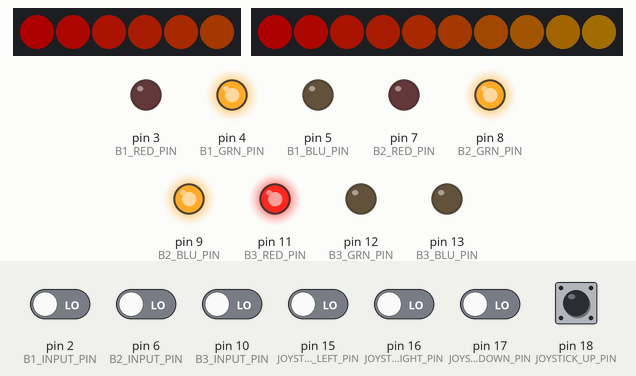
This sketch was run on a simulated Arduino Uno, built with avr-gcc and run on an emulated ATmega328P. Shown: 6 RGB LEDs in strip order, left to right, 10 RGB LEDs in strip order, left to right, output pins drawn as LEDs (lit = HIGH). Inputs (shaded band) come from the test bench; at power-on: pin 2 (B1_INPUT_PIN), pin 6 (B2_INPUT_PIN), pin 10 (B3_INPUT_PIN), pin 15 (JOYSTICK_LEFT_PIN), pin 16 (JOYSTICK_RIGHT_PIN), pin 17 (JOYSTICK_DOWN_PIN), pin 18 (JOYSTICK_UP_PIN) LOW. Dim RGB values are drawn brighter than linear.

Above: at 1.2 s.
1.3 s: pin 2 (B1_INPUT_PIN) driven HIGH
At 2.1 s:
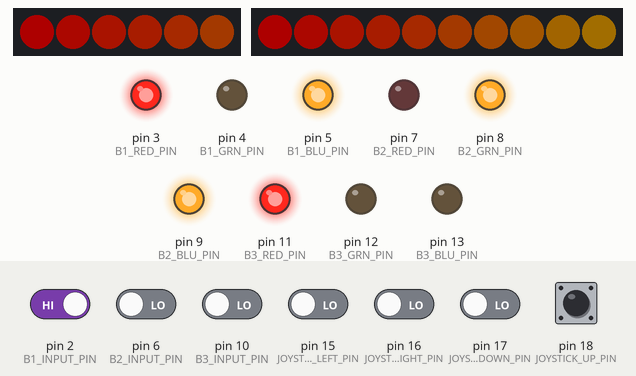
2.8 s: pin 18 (JOYSTICK_UP_PIN) pulled HIGH for 0.15 s
At 2.89 s:
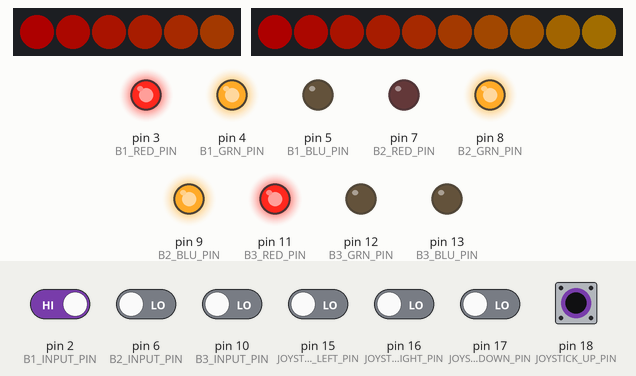
5.1 s: pin 6 (B2_INPUT_PIN) driven HIGH
At 6.2 s:
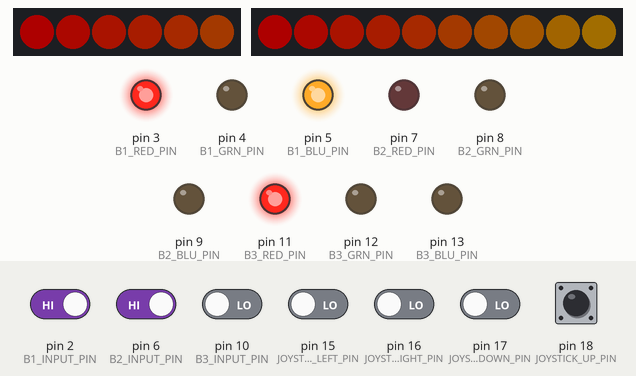
6.6 s: pin 10 (B3_INPUT_PIN) driven HIGH
At 7.6 s:
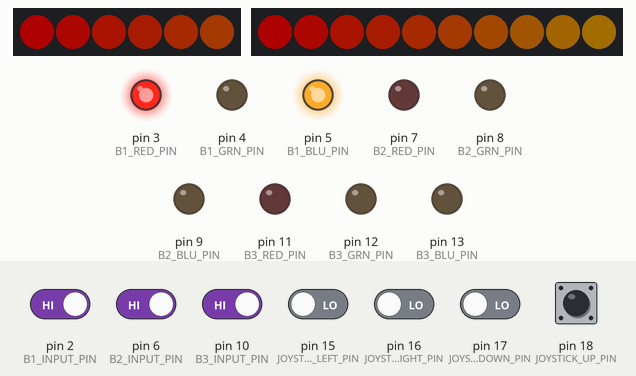
8.1 s: pin 18 (JOYSTICK_UP_PIN) pulled HIGH for 1 s
At 8.9 s:
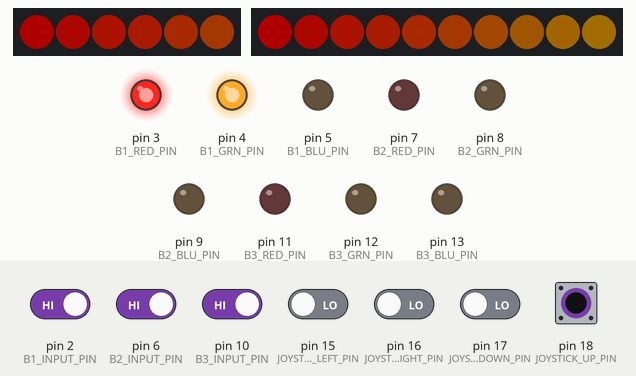
11.2 s: pin 2 (B1_INPUT_PIN) driven LOW
At 11.8 s:
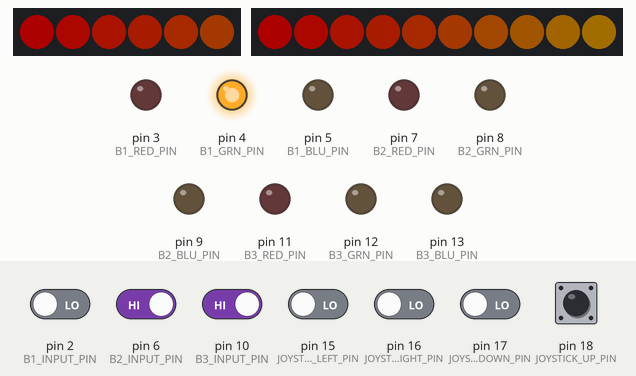
Timing chart, 0 to 13.7 s (numbered marks = the images above; inputs shaded):
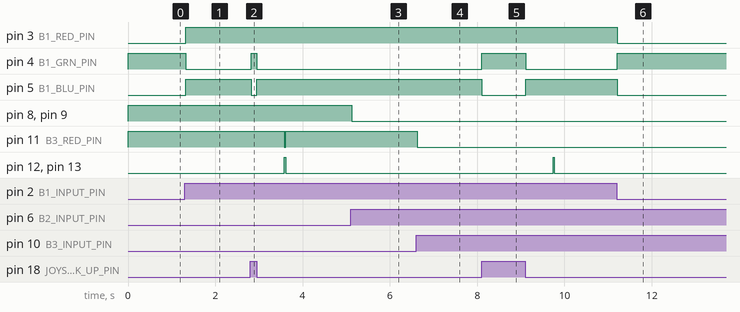

The sketch:

konami_test.ino
```cpp
#include <FastLED.h>

#define B1_INPUT_PIN 2
#define B1_RED_PIN 3
#define B1_GRN_PIN 4
#define B1_BLU_PIN 5

#define B2_INPUT_PIN 6
#define B2_RED_PIN 7
#define B2_GRN_PIN 8
#define B2_BLU_PIN 9

#define B3_INPUT_PIN 10
#define B3_RED_PIN 11
#define B3_GRN_PIN 12
#define B3_BLU_PIN 13

#define JOYSTICK_LEFT_PIN 15
#define JOYSTICK_RIGHT_PIN 16
#define JOYSTICK_DOWN_PIN 17
#define JOYSTICK_UP_PIN 18

#define TOTAL_INPUTS 7

struct ButtonState {
    bool justPressed;
    bool isPressed;
    int pin;
    int currentValue;
    int lastValue;
};

ButtonState button1 = { false, false, B1_INPUT_PIN, HIGH, HIGH };
ButtonState button2 = { false, false, B2_INPUT_PIN, HIGH, HIGH };
ButtonState button3 = { false, false, B3_INPUT_PIN, HIGH, HIGH };
ButtonState joystickUp = { false, false, JOYSTICK_UP_PIN, HIGH, HIGH };
ButtonState joystickDown = { false, false, JOYSTICK_DOWN_PIN, HIGH, HIGH };
ButtonState joystickLeft = { false, false, JOYSTICK_LEFT_PIN, HIGH, HIGH };
ButtonState joystickRight = { false, false, JOYSTICK_RIGHT_PIN, HIGH, HIGH };

#define BUTTON_1 0
#define BUTTON_2 1
#define BUTTON_3 2
#define UP 3
#define DOWN 4
#define LEFT 5
#define RIGHT 6

ButtonState buttons[TOTAL_INPUTS] = {
    button1,
    button2,
    button3,
    joystickUp,
    joystickDown,
    joystickLeft,
    joystickRight
};

struct ButtonColor {
    int red;
    int green;
    int blue;
};

ButtonColor NO_COLOR = { HIGH, HIGH, HIGH };
ButtonColor RED = { LOW, HIGH, HIGH };
ButtonColor YELLOW = { LOW, LOW, HIGH };
ButtonColor GREEN = { HIGH, LOW, HIGH };
ButtonColor CYAN = { HIGH, LOW, LOW };
ButtonColor BLUE = { HIGH, HIGH, LOW };
ButtonColor MAGENTA = { LOW, HIGH, LOW };
ButtonColor WHITE = { LOW, LOW, LOW };

struct ButtonColorPins {
    int redPin;
    int greenPin;
    int bluePin;
};

ButtonColorPins buttonColorPins[3] = {
    { B1_RED_PIN, B1_GRN_PIN, B1_BLU_PIN },
    { B2_RED_PIN, B2_GRN_PIN, B2_BLU_PIN },
    { B3_RED_PIN, B3_GRN_PIN, B3_BLU_PIN },
};

#define LED_PIN_1 19
#define LED_PIN_2 14

#define NUM_LEDS_1 6
#define NUM_LEDS_2 10

CRGB leds_1[NUM_LEDS_1];
CRGB leds_2[NUM_LEDS_2];

void setup() {
    // Set pin modes for all buttons
    for (int i = 0; i < TOTAL_INPUTS; i++) {
        pinMode(buttons[i].pin, INPUT);
    }

    // Set pin modes for all button color pins
    for (int i = 0; i < 3; i++) {
        pinMode(buttonColorPins[i].redPin, OUTPUT);
        pinMode(buttonColorPins[i].greenPin, OUTPUT);
        pinMode(buttonColorPins[i].bluePin, OUTPUT);
    }

    FastLED.addLeds<WS2812B, LED_PIN_1, GRB>(leds_1, NUM_LEDS_1);
    FastLED.addLeds<WS2812B, LED_PIN_2, GRB>(leds_2, NUM_LEDS_2);
    FastLED.setBrightness(50);
}

void updateButtonStates() {
    for (int i = 0; i < TOTAL_INPUTS; i++) {
        // Read the current value of the button
        int buttonValue = digitalRead(buttons[i].pin);

        // Update the button state
        buttons[i].lastValue = buttons[i].currentValue;
        buttons[i].currentValue = buttonValue;
        buttons[i].isPressed = buttonValue == LOW;
        buttons[i].justPressed = (buttons[i].lastValue == HIGH && buttons[i].currentValue == LOW);
    }
}

void setButtonColor(int button, ButtonColor color) {
    digitalWrite(buttonColorPins[button].redPin, color.red);
    digitalWrite(buttonColorPins[button].greenPin, color.green);
    digitalWrite(buttonColorPins[button].bluePin, color.blue);
}

#define PATTERN_LENGTH 11
int pattern[PATTERN_LENGTH] = {
    UP,
    UP,
    DOWN,
    DOWN,
    LEFT,
    RIGHT,
    LEFT,
    RIGHT,
    BUTTON_2,
    BUTTON_3,
    BUTTON_1
 };

int placeInPattern = 0;
bool patternCompleted = false;
int framesOfNoInput = 0;

int framesUntilPatternTimeout = 20;

void loop() {
    updateButtonStates();

    if (buttons[BUTTON_1].isPressed) {
        setButtonColor(BUTTON_1, MAGENTA);
    }
    else {
        if (buttons[UP].isPressed) {
            setButtonColor(BUTTON_1, GREEN);
        }
        else if (buttons[DOWN].isPressed) {
            setButtonColor(BUTTON_1, BLUE);
        }
        else if (buttons[LEFT].isPressed) {
            setButtonColor(BUTTON_1, YELLOW);
        }
        else if (buttons[RIGHT].isPressed) {
            setButtonColor(BUTTON_1, RED);
        }
        else {
            setButtonColor(BUTTON_1, WHITE);
        }
    }

    if (buttons[BUTTON_2].isPressed) {
        setButtonColor(BUTTON_2, RED);
    }
    else {
        setButtonColor(BUTTON_2, WHITE);
    }

    if (buttons[BUTTON_3].isPressed) {
        setButtonColor(BUTTON_3, CYAN);
    }
    else {
        setButtonColor(BUTTON_3, WHITE);
    }

    if (!patternCompleted) {
        if (isAnyOtherJustPressed(pattern[placeInPattern])) {
            // Wrong button was pressed, reset the pattern
            placeInPattern = 0;
            framesOfNoInput = 0;
        }
        else if (buttons[pattern[placeInPattern]].justPressed) {
            // Correct button was pressed, advance to polling for next button
            placeInPattern++;
            framesOfNoInput = 0;
            patternCompleted = placeInPattern == PATTERN_LENGTH;
        }
        else if (placeInPattern != 0) {
            // Keep track of how long user has been on this current step of the pattern
            framesOfNoInput++;

            if (framesOfNoInput >= framesUntilPatternTimeout) {
                // User has waited too long to input next button in pattern, reset
                placeInPattern = 0;
                framesOfNoInput = 0;
                setButtonColor(BUTTON_3, RED);
            }
        }
    }

    if (patternCompleted) {
        setButtonColor(BUTTON_1, RED);
        setButtonColor(BUTTON_2, GREEN);
        setButtonColor(BUTTON_3, BLUE);
    }

    fill_rainbow(leds_1, NUM_LEDS_1, 0);
    fill_rainbow(leds_2, NUM_LEDS_2, 0);
    FastLED.show();

    FastLED.delay(30);
}

bool isAnyOtherJustPressed(int button) {
    for (int i = 0; i < TOTAL_INPUTS; i++) {
        if (i != button && buttons[i].justPressed) {
            return true;
        }
    }
    return false;
}
```

Measured:
- after the input at 1.3 s, pin 3 (B1_RED_PIN), pin 5 (B1_BLU_PIN): LOW → HIGH at once; pin 4 (B1_GRN_PIN): HIGH → LOW at once
- after the input at 2.8 s, pin 4 (B1_GRN_PIN): LOW → HIGH at once, → LOW 0.13 s later; pin 5 (B1_BLU_PIN): HIGH → LOW at once, → HIGH 0.13 s later; pin 11 (B3_RED_PIN): HIGH → LOW after 0.78 s, → HIGH 0.03 s later; pin 12 (B3_GRN_PIN), pin 13 (B3_BLU_PIN): LOW → HIGH after 0.78 s, → LOW 0.03 s later
- after the input at 5.1 s, pin 8 (B2_GRN_PIN), pin 9 (B2_BLU_PIN): HIGH → LOW at once
- after the input at 6.6 s, pin 11 (B3_RED_PIN): HIGH → LOW at once
- after the input at 8.1 s, pin 4 (B1_GRN_PIN): LOW → HIGH at once, → LOW 1.0 s later; pin 5 (B1_BLU_PIN): HIGH → LOW at once, → HIGH 1.0 s later; pin 12 (B3_GRN_PIN), pin 13 (B3_BLU_PIN): LOW → HIGH after 1.6 s, → LOW 0.03 s later
- after the input at 11.2 s, pin 3 (B1_RED_PIN), pin 5 (B1_BLU_PIN): HIGH → LOW at once; pin 4 (B1_GRN_PIN): LOW → HIGH at once
